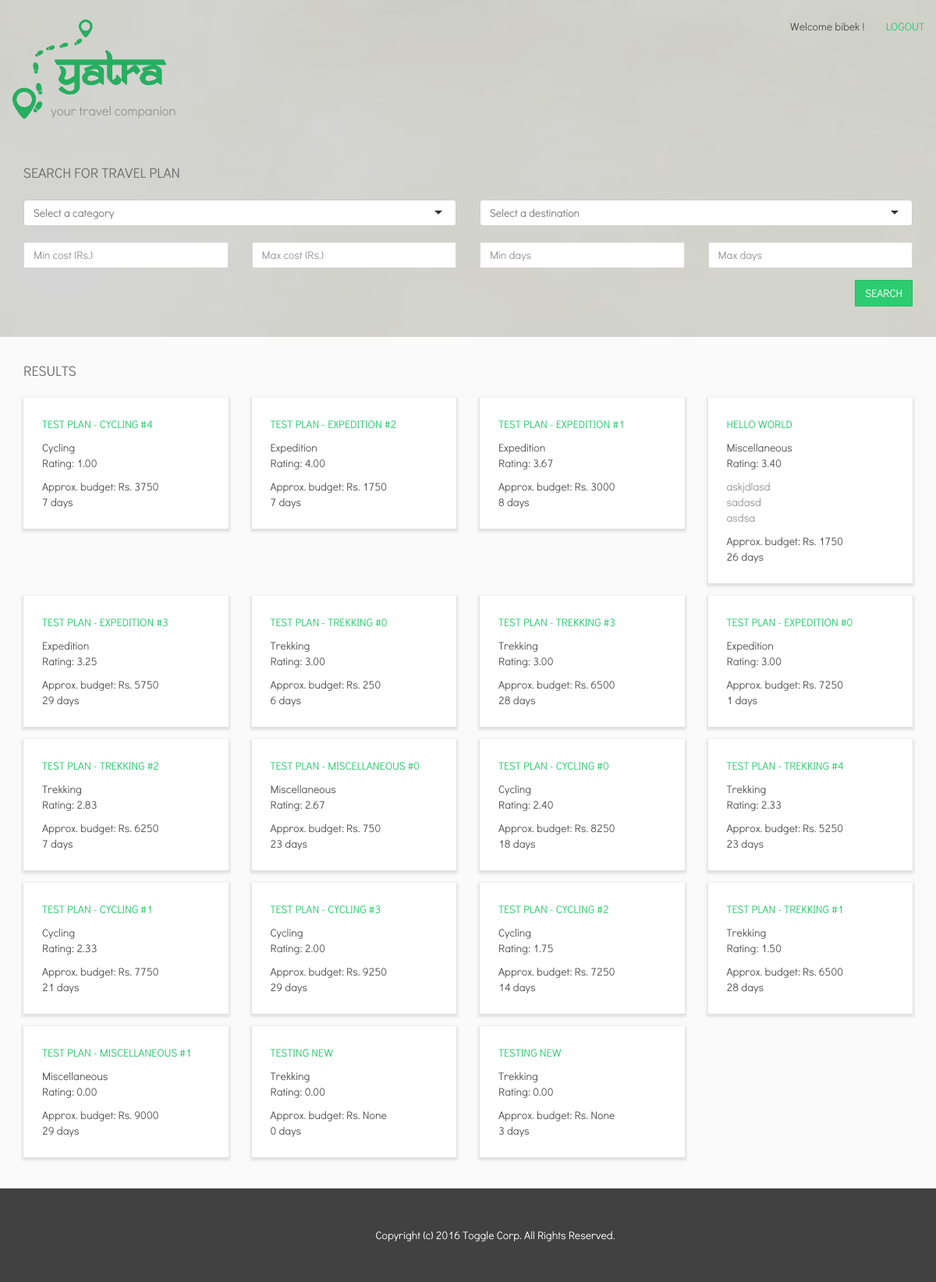
Before: /search/ (signed in) with the older database file.
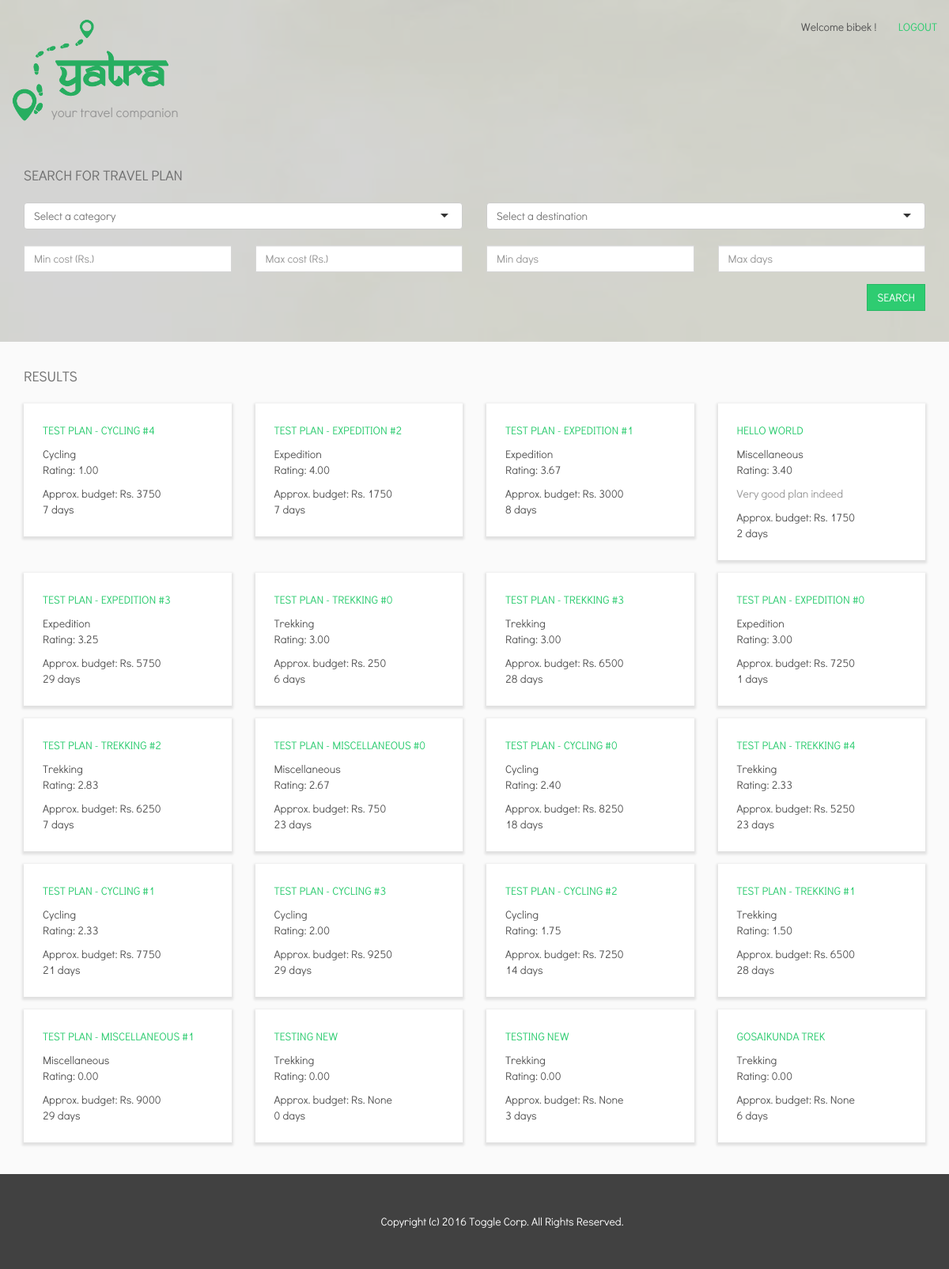
After: the same page with the newer database file.
### tour/models.py (models this page shows, shortened)
class Plan(models.Model):
    title = models.CharField(max_length=50)
    category = models.ForeignKey(Category)
    description = models.TextField(blank=True, default="")
    destination = models.ForeignKey(Destination)
    next_point = models.OneToOneField(TripPoint, null=True, blank=True,
                                      default=None)
    budget = models.IntegerField(null=True, blank=True, default=None)
    public = models.BooleanField(default=True)
    number_of_days = models.IntegerField(default=0)
    created_by = models.ForeignKey(User)
    created_at = models.DateTimeField(auto_now_add=True)

class Category(models.Model):
    name = models.CharField(max_length=70, primary_key=True)
    class Meta:
        verbose_name_plural = "categories"
    def __str__(self):
        return self.name

### tour/views.py (the view, shortened to what this page needs)
# urls.py: url(r'^search/$', SearchView.as_view(), name="search"),
class SearchView(View):
    @method_decorator(login_required)
    def get(self, request):
        plan_filter = PlanFilter(Plan.objects.filter(public=True).
                                 exclude(review__posted_by=request.user))
        categ = request.GET.get("category", "")
        dest = request.GET.get("destination", "")
        min_cost = request.GET.get("min_cost", "")
        max_cost = request.GET.get("max_cost", "")
        min_days = request.GET.get("min_days", "")
        max_days = request.GET.get("max_days", "")
        data = {}
        if categ != "":
            plan_filter.category(Category.objects.get(pk=categ))
            data["categ"] = categ
        if min_days != "":
            plan_filter.min_days(int(min_days))
            data["min_days"] = min_days
        if max_days != "":
            plan_filter.max_days(int(max_days))
            data["max_days"] = max_days
        if min_cost != "":
            plan_filter.min_cost(int(min_cost))
            data["min_cost"] = min_cost
        if max_cost != "":
            plan_filter.max_cost(int(max_cost))
            data["max_cost"] = max_cost
        plans = sort_by_recommended(plan_filter.get(), request.user)
        for plan in plans:
            plan.rating = Review.get_average_rating(plan)
        data.update({
            'destinations': [
                d for d in Destination.objects.all()
                if not District.objects.filter(name=d.name).exists()
            ],
            "districts": District.objects.all(),
            "categories": Category.objects.all(),
            "plans": plans,
        })
        return render(request, 'tour/search.html', data)

### tour/models.py (called while the page is built)
    @staticmethod
    def get_average_rating(plan):
        ratings = Review.objects.filter(plan=plan).values_list('rating',
                                                               flat=True)
        return 0 if len(ratings) == 0 else sum(ratings)/len(ratings)

### tour/score.py (called while the page is built, shortened)
def average(values):
    return sum(values)/len(values) if len(values) != 0 else 0

def get_content_based_rating(plan, user):
    reviews = Review.objects.filter(posted_by=user)
    scores = []
    for review in reviews:
        dist = get_plans_difference(plan, review.plan)
        if dist < 0.5:
            scores.append(review.rating/5 * (1-dist))
    return average(scores)

def get_collaborative_item_rating(plan, user):
    reviews = Review.objects.filter(posted_by=user)
    scores = []
    p1 = plan
    return average(scores)

def get_collaborative_user_rating(plan, user):
    users = User.objects.filter(review__plan=plan)
    scores = []
    u1 = user
    for u2 in users:
        rating = Review.objects.get(plan=plan, posted_by=u2).rating
        overlap = Plan.objects.filter(review__posted_by=u1) \
            .filter(review__posted_by=u2)
        dratings = []
        for p in overlap:
            r1 = Review.objects.get(plan=p, posted_by=u1).rating
            r2 = Review.objects.get(plan=p, posted_by=u2).rating
            dratings.append((r1-r2)/5)
        diff = average(dratings)
        scores.append(rating/5 * (1-diff))
    return average(scores)

def get_agency_score(plan, user):
    try:
        agency = Agency.objects.get(user=plan.created_by)
        return 1, 1 + agency.score/5
    except:
        return 0, 0

def get_score(plan, user):
    w1, s1 = get_agency_score(plan, user)
    w2, s2 = 0.5, get_content_based_rating(plan, user)
    w3, s3 = 0.6, get_collaborative_item_rating(plan, user)
    w4, s4 = 0.7, get_collaborative_user_rating(plan, user)
    w5, s5 = 0.5, Review.get_average_rating(plan)
    return w1*s1 + w2*s2 + w3*s3 + w4*s4 + w5*s5

### tour/search.py (called while the page is built)
def sort_by_recommended(plans, user):
    return sorted(plans, key=lambda p: get_score(p, user), reverse=True)

    def get(self):
        if self.pk_order:
            objects = dict([(p.pk, p) for p in self.plans])
            return [objects[pk] for pk in self.pk_order]
        else:
            return list(self.plans)

### tour/templates/tour/search.html (shortened to what this page needs)
{% extends 'base.html' %}
{% load staticfiles %}
{% block headblock %}
<link rel="stylesheet" type="text/css" href="{% static 'css/dashboard.css' %}">
<link rel="stylesheet" type="text/css" href="{% static 'css/selectize.css' %}">
<link rel="stylesheet" type="text/css" href="{% static 'css/selectize.bootstrap3.css' %}">
{% endblock %}
{% block bodyblock %}
<div class="section" id="header-section">
    <div class="container">
        {% include 'tour/title-wrapper.html' %}
        <div id="search-wrapper">
            <form action="{% url 'search' %}">
                <div class="form-group">
                    <h4>Search for travel plan</h4>
                </div>
                <div class="form-group">
                    <div class="row">
                        <div class="col-sm-6">
                        </div>
                        <div class="col-sm-6">
                        </div>
                    </div>
                </div>
                <div class="form-group">
                    <div class="row">
                        <div class="col-sm-3">
                            <input type="number" name="min_cost" class="form-control" placeholder="Min cost (Rs.)" value="{% if min_cost %}{{min_cost}}{% endif %}">
                        </div>
                        <div class="col-sm-3">
                            <input type="number" name="max_cost" class="form-control" placeholder="Max cost (Rs.)" value="{% if max_cost %}{{max_cost}}{% endif %}">
                        </div>
                        <div class="col-sm-3">
                            <input type="number" name="min_days" class="form-control" placeholder="Min days" value="{% if min_days %}{{min_days}}{% endif %}">
                        </div>
                        <div class="col-sm-3">
                            <input type="number" name="max_days" class="form-control" placeholder="Max days" value="{% if max_days %}{{max_days}}{% endif %}">
                        </div>
                    </div>
                </div>
                <div class="form-group">
                    <input class="btn btn-primary" type="submit" value="search">
                </div>
            </form>
        </div>
    </div>
</div>
<div class="section" id="body-section">
    <div class="container">
        <div class="block" id="results-block">
            <h4>Results</h4>
            <div class="row">
                {% for plan in plans %}
                <div class="col-sm-3">
                    <div class="search-result">
                        <div class="title"><a href="{% url 'plan' plan.pk %}">{{plan.title}}</a></div>
                        <div class="category">{{plan.category}}</div>
                        <div class="rating">Rating: {{plan.rating|floatformat:2}}</div>
                        <div class="description"> {{plan.description|safe}} </div>
                        <div class="budget"> Approx. budget: Rs. {{plan.budget}}</div>
                        <div class="days">{{plan.number_of_days}} days</div>
                    </div>
                </div>
                {% empty %}
                <div class="col-sm-12">
                    <div class="msg msg-no-result">
                        Sorry! No result found
                    </div>
                </div>
                {% endfor %}
            </div>
        </div>
    </div>
</div>
{% include 'footer.html' %}
{% endblock %}

### tour/templates/base.html (shortened to what this page needs)
{% load staticfiles %}
<!DOCTYPE html>
<html lang="en">
<head>
    <link rel="stylesheet" type="text/css" href="{% static 'css/bootstrap.min.css' %}">
    <link rel="stylesheet" type="text/css" href="{% static 'css/font-awesome.min.css' %}">
    <link rel="stylesheet" type="text/css" href="{% static 'css/common.css' %}">
    {% block headblock %}
    {% endblock %}
</head>
<body>
    {% block bodyblock %}
    {% endblock %}
</body>
</html>

### tour/templates/tour/title-wrapper.html
{% load staticfiles %}
<div id="title-wrapper">
    <div class="row">
        <div class="pull-right">
            <span id="greeting-msg">Welcome {{ request.user.username }} !</span>
            <a href="{% url 'logout' %}" >Logout</a>
        </div>
        <a href="{% url 'dashboard' %}"><img id="yatra-logo" src="{% static 'img/logo-green.png' %}"></a>
        <div id="slogan">your travel companion</div>
    </div>
</div>

### tour/templates/footer.html
<div class="section" id="footer-section">
    <div class="container">
        <footer>Copyright (c) 2016 Toggle Corp. All Rights Reserved.</footer>
    </div>
</div>

### static/css/common.css (style rules this page uses)
body { font-family: 'Didact Gothic', sans-serif; }
input[type="submit"], button, a { text-transform: uppercase; font-weight: 500; }
#footer-section { background-color: #414141; color: #fff; padding: 50px; text-align: center; margin-top: 24px; }

### static/css/dashboard.css (style rules this page uses)
h4 { color: #717171; text-transform: uppercase; margin-bottom: 24px; }
#yatra-logo { width: 200px; }
#slogan { font-size: 1.2em; margin-left: 50px; margin-top: -24px; color: #969696; }
#header-section { background-color: #f0f0f0; }
#body-section { padding-top: 24px; }
#title-wrapper { padding: 24px 0px; }
#title-wrapper #greeting-msg { margin-right: 24px; }
#search-wrapper { padding: 24px 0px; }
#search-wrapper .form-group:last-child { text-align: right; }
.recommendation, .search-result { padding: 24px; background-color: #fff; margin-bottom: 16px; box-shadow: 0 2px 3px 2px rgba(0, 0, 0, 0.1); }
.recommendation .title, .search-result .title { margin-bottom: 10px; }
.description { color: #969696; margin-top: 10px; margin-bottom: 10px; }

Changed rows visible on the page:
changed Plan "HELLO WORLD": description "askjdlasd sadasd asdsa" → "Very good plan indeed"; number_of_days "26" → "2"
added Plan: title "GOSAIKUNDA TREK", category "Trekking", rating "0.00", budget "None", number_of_days "6"
